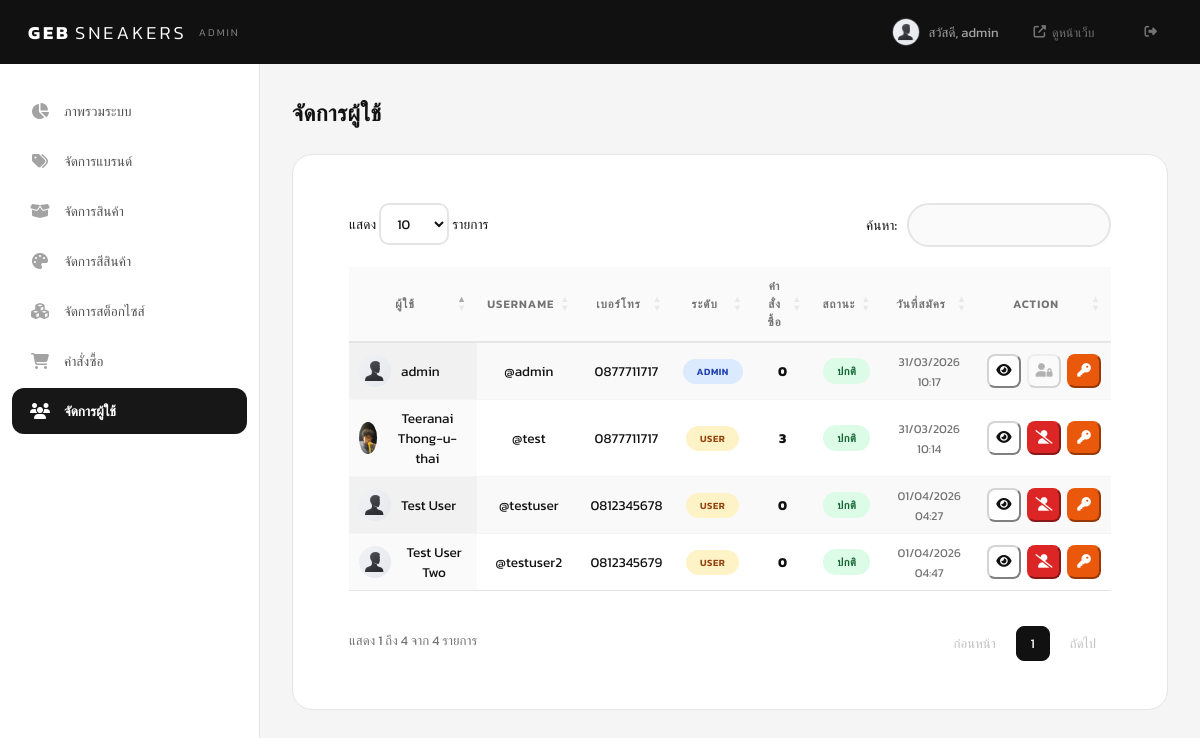
Screenshot of /admin/index.php?page=users (signed in) with the database file from the repository.
### tables this page shows
CREATE TABLE `tb_users` (
  `u_id` int(11) NOT NULL,
  `u_username` varchar(50) NOT NULL,
  `u_password` varchar(255) NOT NULL,
  `u_fullname` varchar(100) DEFAULT NULL,
  `u_tel` varchar(20) DEFAULT NULL,
  `u_address` text DEFAULT NULL,
  `u_avatar` varchar(255) DEFAULT 'default_avatar.png',
  `u_level` enum('admin','user') DEFAULT 'user',
  `u_status` enum('active','suspended') DEFAULT 'active',
  `created_at` timestamp NOT NULL DEFAULT current_timestamp(),
  `updated_at` timestamp NOT NULL DEFAULT current_timestamp() ON UPDATE current_timestamp()
);

### inc/function.php (called while the page is built, shortened)
<?php
function sanitize($data) {
    return htmlspecialchars(trim($data), ENT_QUOTES, 'UTF-8');
}

### admin/pages/users.php (the view, shortened to what this page needs)
<?php
$users = $conn->query("
    SELECT u.*,
    (SELECT COUNT(o_id) FROM tb_orders WHERE tb_orders.u_id = u.u_id) as order_count
    FROM tb_users u
    ORDER BY u.created_at DESC
")->fetch_all(MYSQLI_ASSOC);
?>
<div class="admin-page-header">
    <h2 class="admin-page-title">จัดการผู้ใช้</h2>
</div>
<div class="admin-card">
    <div class="admin-card-body">
        <table id="usersTable" class="display admin-table" style="width:100%">
            <thead>
                <tr>
                    <th>ผู้ใช้</th>
                    <th>Username</th>
                    <th>เบอร์โทร</th>
                    <th>ระดับ</th>
                    <th>คำสั่งซื้อ</th>
                    <th>สถานะ</th>
                    <th>วันที่สมัคร</th>
                    <th>Action</th>
                </tr>
            </thead>
            <tbody>
                <?php foreach ($users as $u): ?>
                <tr>
                    <td>
                        <div style="display:flex; align-items:center; gap:10px;">
                            <img src="<?php echo UPLOAD_URL . 'avatars/' . ($u['u_avatar'] ?: 'default_avatar.png'); ?>"
                                 style="width:32px; height:32px; border-radius:50%; object-fit:cover;">
                            <span><?php echo sanitize($u['u_fullname']); ?></span>
                        </div>
                    </td>
                    <td>@<?php echo sanitize($u['u_username']); ?></td>
                    <td><?php echo sanitize($u['u_tel'] ?: '-'); ?></td>
                    <td>
                        <span class="badge <?php echo $u['u_level'] === 'admin' ? 'badge-confirmed' : 'badge-pending'; ?>" style="font-size:0.6rem;">
                            <?php echo strtoupper($u['u_level']); ?>
                        </span>
                    </td>
                    <td><strong><?php echo $u['order_count']; ?></strong></td>
                    <td id="status-cell-<?php echo $u['u_id']; ?>">
                        <?php if ($u['u_status'] === 'suspended'): ?>
                            <span class="badge badge-cancelled">ระงับแล้ว</span>
                        <?php else: ?>
                            <span class="badge badge-done">ปกติ</span>
                        <?php endif; ?>
                    </td>
                    <td><span style="font-size:0.75rem; color:var(--gray-500);"><?php echo date('d/m/Y H:i', strtotime($u['created_at'])); ?></span></td>
                    <td>
                        <div class="action-btns">
                            <button onclick="viewUserDetails(<?php echo $u['u_id']; ?>)" class="btn-sm btn-secondary" title="ดูข้อมูล">
                                <i class="fas fa-eye"></i>
                            </button>
                            <?php if ($u['u_id'] != $_SESSION['u_id'] && $u['u_level'] !== 'admin'): ?>
                                <button onclick="toggleUserStatus(<?php echo $u['u_id']; ?>, '<?php echo $u['u_username']; ?>', '<?php echo $u['u_status']; ?>')"
                                        class="btn-sm <?php echo $u['u_status'] === 'suspended' ? 'btn-success' : 'btn-danger'; ?>"
                                        id="btn-toggle-<?php echo $u['u_id']; ?>"
                                        title="<?php echo $u['u_status'] === 'suspended' ? 'เปิดใช้งาน' : 'ระงับบัญชี'; ?>">
                                    <i class="fas <?php echo $u['u_status'] === 'suspended' ? 'fa-user-check' : 'fa-user-slash'; ?>"></i>
                                </button>
                            <?php else: ?>
                                <button class="btn-sm btn-secondary" disabled style="opacity:0.3; cursor:not-allowed;"
                                        title="<?php echo $u['u_id'] == $_SESSION['u_id'] ? 'ไม่สามารถจัดการตัวเองได้' : 'ไม่สามารถจัดการแอดมินคนอื่นได้'; ?>">
                                    <i class="fas fa-user-lock"></i>
                                </button>
                            <?php endif; ?>
                            <button onclick="resetUserPassword(<?php echo $u['u_id']; ?>, '<?php echo $u['u_username']; ?>')" class="btn-sm btn-warning" title="Reset Password">
                                <i class="fas fa-key"></i>
                            </button>
                        </div>
                    </td>
                </tr>
                <?php endforeach; ?>
            </tbody>
        </table>
    </div>
</div>

### assets/css/admin.css (style rules this page uses)
* { margin: 0; padding: 0; box-sizing: border-box; }
:root { --black: #111111; --white: #ffffff; --gray-50: #fafafa; --gray-100: #f5f5f5; --gray-200: #e5e5e5; --gray-300: #d4d4d4; --gray-400: #a3a3a3; --gray-500: #737373; --gray-600: #525252; --gray-700: #404040; --gray-800: #262626; --gray-900: #171717; --success: #16a34a; --error: #dc2626; --warning: #ea580c; --info: #2563eb; --font: 'Kanit', sans-serif; --ease: all 0.3s ease; --sidebar-w: 260px; --header-h: 64px; --radius-sm: 8px; --radius-md: 12px; --radius-lg: 16px; --radius-xl: 20px; --radius-pill: 50px; --shadow-sm: 0 1px 3px rgba(0,0,0,0.06); --shadow-md: 0 4px 12px rgba(0,0,0,0.08); --shadow-lg: 0 8px 30px rgba(0,0,0,0.1); }
body { font-family: var(--font); background: var(--gray-100); color: var(--black); min-height: 100vh; }
img { max-width: 100%; display: block; }
.admin-page-title { font-size: 1.4rem; font-weight: 800; margin-bottom: 24px; letter-spacing: 0.5px; }
.admin-card { background: var(--white); border: 1px solid var(--gray-200); border-radius: var(--radius-xl); margin-bottom: 24px; overflow: hidden; }
.admin-card-body { padding: 28px; }
.admin-table { width: 100%; border-collapse: collapse; }
.admin-table th { background: var(--gray-50); padding: 14px 16px; text-align: left; font-size: 0.72rem; font-weight: 600; text-transform: uppercase; letter-spacing: 1px; color: var(--gray-500); border-bottom: 2px solid var(--gray-200); }
.admin-table td { padding: 14px 16px; font-size: 0.85rem; border-bottom: 1px solid var(--gray-100); vertical-align: middle; }
.admin-table tr:last-child td { border-bottom: none; }
.btn-secondary { background: var(--white); color: var(--black); border-color: var(--gray-300); }
.btn-danger { background: var(--error); color: var(--white); border-color: var(--error); }
.btn-warning { background: var(--warning); color: var(--white); border-color: var(--warning); }
.btn-sm { padding: 8px 16px; height: auto; min-width: unset; font-size: 0.72rem; border-radius: var(--radius-sm); }
.btn-sm:has(i:only-child) { width: 34px; height: 34px; padding: 0; display: inline-flex; align-items: center; justify-content: center; border-radius: var(--radius-sm); }
.btn-sm i { font-size: 0.85rem; margin: 0; }
.badge { display: inline-flex; align-items: center; gap: 5px; padding: 5px 14px; font-size: 0.68rem; font-weight: 600; text-transform: uppercase; letter-spacing: 0.5px; border-radius: var(--radius-pill); }
.badge-pending { background: #fef3c7; color: #92400e; }
.badge-confirmed { background: #dbeafe; color: #1e40af; }
.badge-done { background: #dcfce7; color: #166534; }
.action-btns { display: flex; justify-content: center; gap: 6px; }

### admin/inc/header.php (style rules this page uses)
table.dataTable { border-collapse: collapse !important; border-spacing: 0; width: 100% !important; margin-bottom: 20px !important; }
table.dataTable thead th, table.dataTable thead td { border-bottom: 2px solid var(--gray-200) !important; padding: 14px 16px; font-weight: 600; text-transform: uppercase; font-size: 0.72rem; text-align: center !important; letter-spacing: 1px; color: var(--gray-500); }
table.dataTable tbody th, table.dataTable tbody td { text-align: center !important; vertical-align: middle; }
table.dataTable.no-footer { border-bottom: 1px solid var(--gray-200) !important; }

### rows the page displays
tb_users: u_avatar (placeholder picture), u_fullname "Test User Two", u_username "testuser2", u_tel "0812345679", u_level "USER", order_count "0", u_status "ปกติ", created_at "01/04/2026 04:47"
tb_users: u_avatar (placeholder picture), u_fullname "Test User", u_username "testuser", u_tel "0812345678", u_level "USER", order_count "0", u_status "ปกติ", created_at "01/04/2026 04:27"
tb_users: u_avatar (placeholder picture), u_fullname "admin", u_username "admin", u_tel "0877711717", u_level "ADMIN", order_count "0", u_status "ปกติ", created_at "31/03/2026 10:17"
tb_users: u_avatar (picture), u_fullname "Teeranai Thong-u-thai", u_username "test", u_tel "0877711717", u_level "USER", order_count "3", u_status "ปกติ", created_at "31/03/2026 10:14"

### other values shown
$_SESSION['u_fullname'] "admin"
